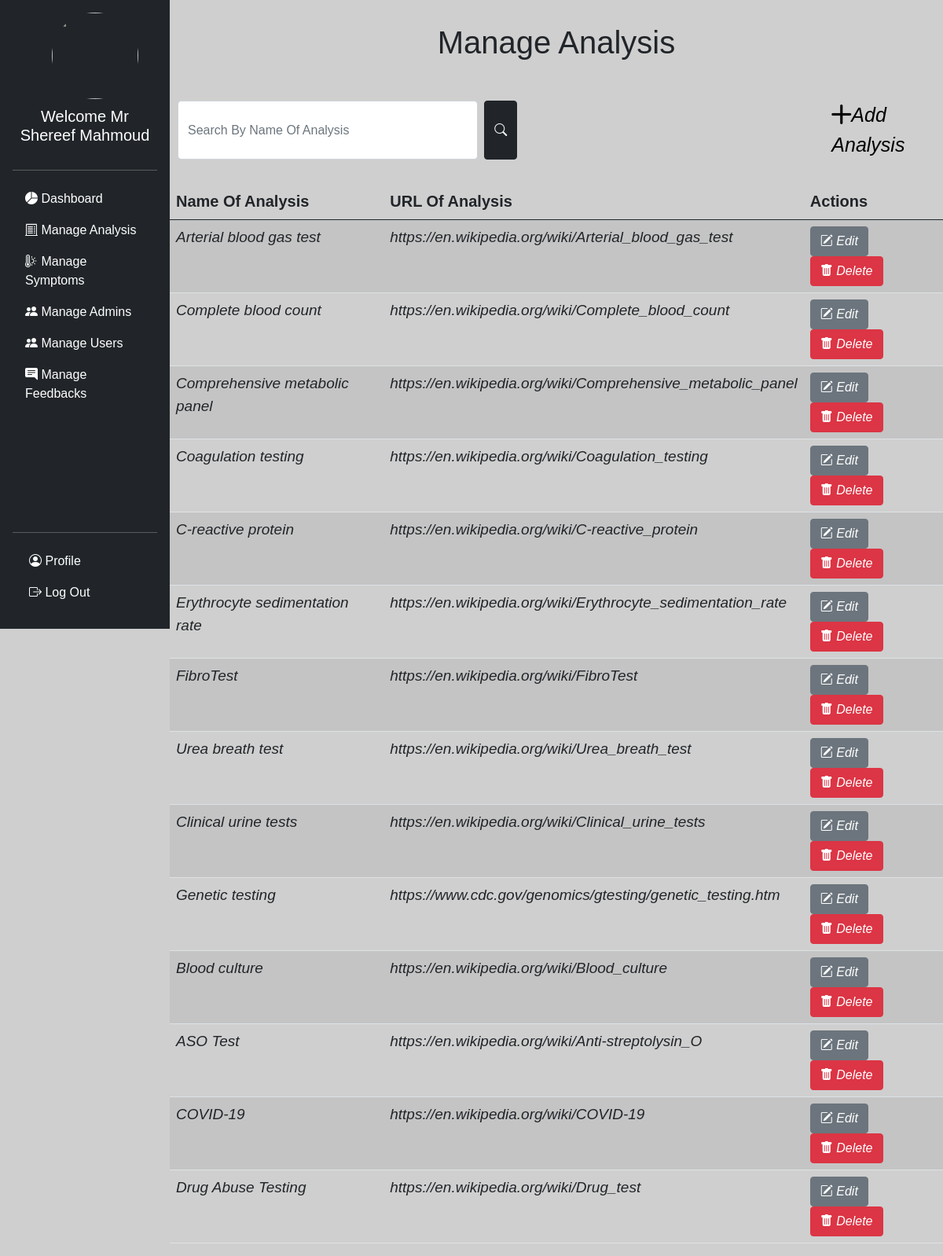
The page /analysis.php (signed in) on the database its author committed.
### tables this page shows
CREATE TABLE `analysis_info` (
  `id` int(11) NOT NULL,
  `name` varchar(255) NOT NULL,
  `details` varchar(255) NOT NULL,
  `total_analysis` int(100) NOT NULL,
  `url` varchar(255) NOT NULL
);

### analysis.php (the view, shortened to what this page needs)
<?php include "header.php";
?>
    <div class="admin-page">
     <?php if($_SESSION['privilage'] =='all' || $_SESSION['privilage'] =='analysis' ){ ?>
		<h1>Manage Analysis</h1>
        <form class="d-flex " id="search" method="POST" action="analysis.php">
           <input class="form-control me-2" type="search" placeholder="Search By Name Of Analysis" aria-label="Search" name="search" value="<?php echo $searchKey ?>">
           <button class="btn btn-dark" type="submit" name="submit"><i class="bi bi-search"></i></button>
           <a href="add_analysis.php"><i class="bi bi-plus-lg" id="add-icon">Add Analysis</i></a>
        </form>
        <?php
        if (isset($_POST['submit'])) {
            $searchKey = $_POST['search'];
            $sql = "SELECT * FROM analysis_info WHERE name LIKE '%$searchKey%'";
        }else{
            $sql = "SELECT * FROM analysis_info";
        }
        if($result = mysqli_query($link, $sql)){
        if(mysqli_num_rows($result) > 0){
        ?>
        <table class='table table-striped table-hover' id = 'table'>
        <thead>
            <tr>
              <th scope='col'>Name Of Analysis</th>
              <th scope='col'>URL Of Analysis</th>
              <th scope='col'>Actions</th>
    		</tr>
  		</thead>
  		<tbody>
        <?php while($row = mysqli_fetch_array($result)){ ?>
    		<tr>
      			<td><?php echo $row['name'] ?></td>
                <td><?php echo $row['url'] ?></td>
      			<td>
                    <a href='edit-analysis.php?id=<?php echo $row['id'] ?>' title='Update Record' data-toggle='tooltip'><button type='submit' class='btn btn-secondary'><i class='bi bi-pencil-square'> Edit </i></button></a>
                    <a href='delete-analysis.php?id=<?php echo $row['id'] ?>' title='Delete Record' data-toggle='tooltip'><button class='btn btn-danger'><i class='bi bi-trash-fill'> Delete </i></button></a>
      			</td>
    		</tr>
        <?php } ?>
  		</tbody>
		    </table>
            <?php
            } else{
            echo "<p class='lead'><em>No records were found.</em></p>";
            }
            } else{
                    echo "ERROR: Could not able to execute $sql. " . mysqli_error($link);
                }
                    ?>
    <?php } else { ?>
        <div class='alert alert-primary d-flex align-items-center' role='alert' id="error">
            <i class="bi bi-exclamation-circle-fill"> That 's not allow to you access this page, We are sorry Mr.<?php echo $_SESSION['user_name'] ?>. </i>
        </div>
    <?php } ?>
    </div>
<?php include "footer.php" ; ?>

### style.css (style rules this page uses)
* { margin: 0 ; padding: 0 ; font-family: sans-serif; }
.background { width: 100% ; height: 100vh; background-color: rgba(160,160, 160,0.5); background-repeat: no-repeat; background-size: 100% 100vh ; background-attachment: fixed ; }
.admin-page { width: 82%; float: right; }
.admin-page h1 { text-align: center; padding-top: 30px ; }
#search { margin-top: 50px; margin-left: 10px ; }
#search input { width: 450px; }
#add-icon { font-size: 25px ; }
#search a { text-decoration: none; color: black ; margin-left: 400px; }
#table { margin-top: 30px ; margin-right: 100px; }
#table th { font-size: 20px; font-weight: bold; }
#table td { font-size: 19px; font-style: italic; }

### rows shown on the page
analysis_info: name "Arterial blood gas test", url "https://en.wikipedia.org/wiki/Arterial_blood_gas_test"
analysis_info: name "Complete blood count", url "https://en.wikipedia.org/wiki/Complete_blood_count"
analysis_info: name "Comprehensive metabolic panel", url "https://en.wikipedia.org/wiki/Comprehensive_metabolic_panel"
analysis_info: name "Coagulation testing", url "https://en.wikipedia.org/wiki/Coagulation_testing"
analysis_info: name "C-reactive protein", url "https://en.wikipedia.org/wiki/C-reactive_protein"
analysis_info: name "Erythrocyte sedimentation rate", url "https://en.wikipedia.org/wiki/Erythrocyte_sedimentation_rate"
analysis_info: name "FibroTest", url "https://en.wikipedia.org/wiki/FibroTest"
analysis_info: name "Urea breath test", url "https://en.wikipedia.org/wiki/Urea_breath_test"
analysis_info: name "Clinical urine tests", url "https://en.wikipedia.org/wiki/Clinical_urine_tests"
analysis_info: name "Genetic testing", url "https://www.cdc.gov/genomics/gtesting/genetic_testing.htm"
analysis_info: name "Blood culture", url "https://en.wikipedia.org/wiki/Blood_culture"
analysis_info: name "ASO Test", url "https://en.wikipedia.org/wiki/Anti-streptolysin_O"
analysis_info: name "COVID-19", url "https://en.wikipedia.org/wiki/COVID-19"
analysis_info: name "Drug Abuse Testing", url "https://en.wikipedia.org/wiki/Drug_test"

### other values the page prints
$_SESSION['user_name'] "Shereef Mahmoud"
